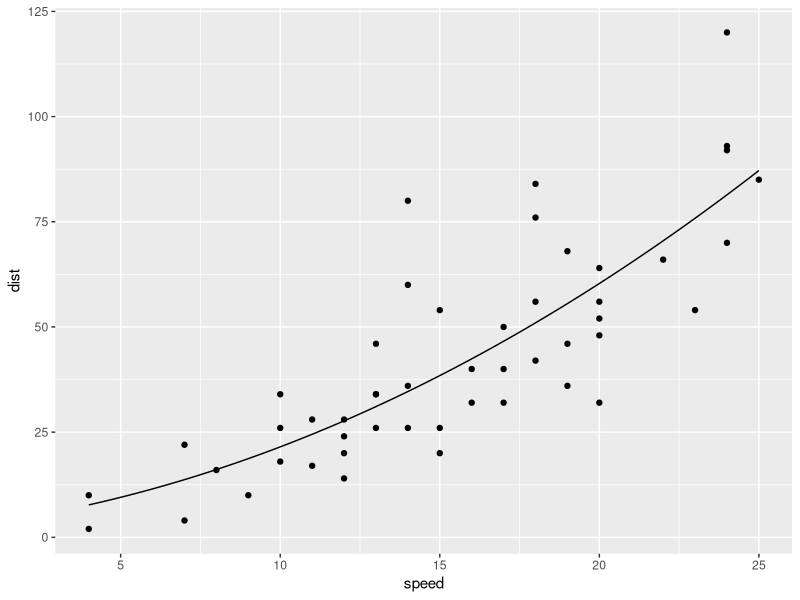

Generate this figure with R:
attach(cars)
summary(lm(dist~speed))

library(tidyverse)
lm(dist~speed)
ggplot(cars,aes(x=speed,y=dist))+
  geom_point()+
  stat_function(fun = function(x) 2.47+0.913*x+0.099*x^2)
  
attach(chickwts)
view(chickwts)
a=summary(aov(weight~feed))
sb_square=231129
sw_square=195556

s_sq=sb_square+sw_square;s_sq
e_sq=sb_square/s_sq;e_sq

#ni=aggregate(chickwts,by=list(feed),FUN = length)$feed
feed_code=rep(1:6,c(10,12,14,12,11,12))

wts=data.frame(weight,feed_code)
wts

summary(aov(wts$weight~as.factor(wts$feed_code)))
